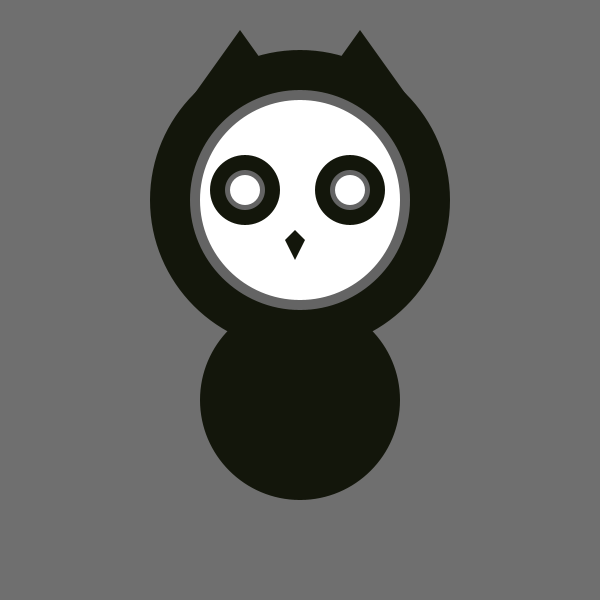
Frame 1 (no input)
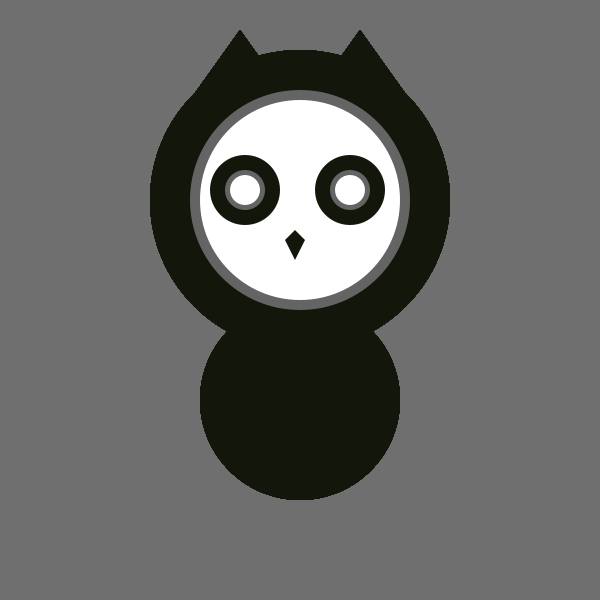
Frame 60 (the mouse pressed at the canvas centre just before this capture)
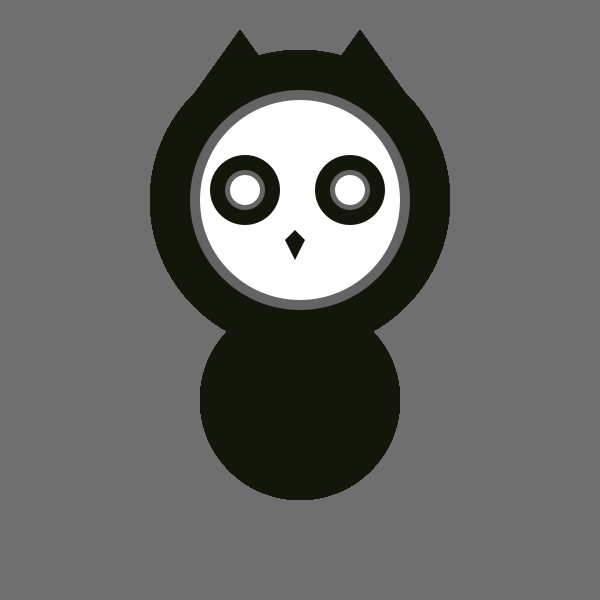
Frame 120 (the mouse held since frame 60 and released just before this capture)

The Processing sketch that drew these frames (run headless with seeded random() and noise(); from frame 60 on, the mouse is pressed at the canvas centre):

// Processing sketch: processing_109035
// ── processing_109035.pde

void setup() {
  size(600,600);
  background(111,111,111);
  smooth(); }
   
void draw() {
  println(mouseX + " : " + mouseY);

  
  /*귀*/
  
  noStroke();
  fill(19,22,11);
  triangle(190,100,290,100,240,30);
  
   noStroke();
  fill(19,22,11);
  triangle(310,100,410,100,360,30);
  
  /*몸통*/

   noStroke();
  fill(19,22,11);
  ellipse(300,400,200,200);

 
  /*얼굴*/ 
  
  noStroke();
  fill(19,22,11);
  ellipse(300,200,300,300);
  
   noStroke();
  fill(100,100,100);
  ellipse(300,200,220,220);
  
   noStroke();
  fill(1000,1000,1000);
  ellipse(300,200,200,200);
 
  
  /*왼쪽눈*/
  
  noStroke();
  fill(19,22,11);
  ellipse(245,190,70,70);
  
  noStroke();
  fill(100,100,100);
  ellipse(245,190,40,40);
  
  noStroke();
  fill(1000,1000,1000);
  ellipse(245,190,30,30);

  /*오른쪽눈*/
  
    noStroke();
  fill(19,22,11);
  ellipse(350,190,70,70);
  
  noStroke();
  fill(100,100,100);
  ellipse(350,190,40,40);
  
  noStroke();
  fill(1000,1000,1000);
  ellipse(350,190,30,30);

 /*입*/
  noStroke();
  fill(19,22,11);
  triangle(285,240,305,240,295,230);
  
  noStroke();
  fill(19,22,11);
  triangle(285,240,305,240,295,260);


 
 
 

  }
